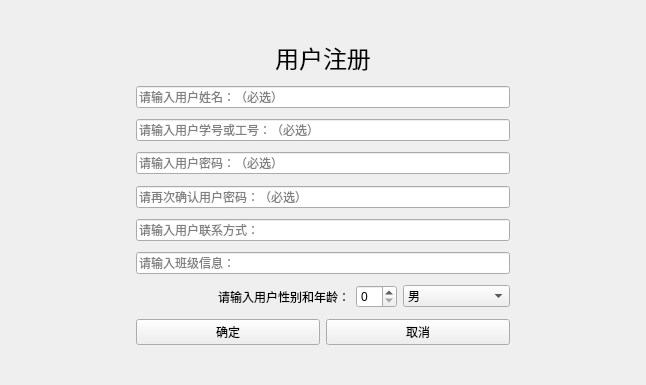
<?xml version="1.0" encoding="UTF-8"?>
<ui version="4.0">
 <class>UserRegisterForm</class>
 <widget class="QWidget" name="UserRegisterForm">
  <property name="geometry">
   <rect>
    <x>0</x>
    <y>0</y>
    <width>646</width>
    <height>385</height>
   </rect>
  </property>
  <property name="windowTitle">
   <string>Form</string>
  </property>
  <layout class="QGridLayout" name="gridLayout" rowstretch="1,1,8,1,1" columnstretch="1,3,1" rowminimumheight="1,1,8,1,1" columnminimumwidth="1,3,1">
   <item row="0" column="1">
    <spacer name="verticalSpacer_9">
     <property name="orientation">
      <enum>Qt::Vertical</enum>
     </property>
     <property name="sizeHint" stdset="0">
      <size>
       <width>20</width>
       <height>40</height>
      </size>
     </property>
    </spacer>
   </item>
   <item row="1" column="1">
    <widget class="QLabel" name="register_lab">
     <property name="font">
      <font>
       <pointsize>18</pointsize>
      </font>
     </property>
     <property name="text">
      <string>用户注册</string>
     </property>
     <property name="alignment">
      <set>Qt::AlignCenter</set>
     </property>
    </widget>
   </item>
   <item row="2" column="0">
    <spacer name="horizontalSpacer_2">
     <property name="orientation">
      <enum>Qt::Horizontal</enum>
     </property>
     <property name="sizeHint" stdset="0">
      <size>
       <width>40</width>
       <height>20</height>
      </size>
     </property>
    </spacer>
   </item>
   <item row="2" column="1">
    <layout class="QVBoxLayout" name="verticalLayout" stretch="1,4,1,4,1,4,1,4,1,4,1,3,1,1,1">
     <item>
      <spacer name="verticalSpacer">
       <property name="orientation">
        <enum>Qt::Vertical</enum>
       </property>
       <property name="sizeHint" stdset="0">
        <size>
         <width>20</width>
         <height>40</height>
        </size>
       </property>
      </spacer>
     </item>
     <item>
      <widget class="QLineEdit" name="rname_le">
       <property name="placeholderText">
        <string>请输入用户姓名：（必选）</string>
       </property>
      </widget>
     </item>
     <item>
      <spacer name="verticalSpacer_2">
       <property name="orientation">
        <enum>Qt::Vertical</enum>
       </property>
       <property name="sizeHint" stdset="0">
        <size>
         <width>20</width>
         <height>40</height>
        </size>
       </property>
      </spacer>
     </item>
     <item>
      <widget class="QLineEdit" name="rno_le">
       <property name="placeholderText">
        <string>请输入用户学号或工号：（必选）</string>
       </property>
      </widget>
     </item>
     <item>
      <spacer name="verticalSpacer_3">
       <property name="orientation">
        <enum>Qt::Vertical</enum>
       </property>
       <property name="sizeHint" stdset="0">
        <size>
         <width>20</width>
         <height>40</height>
        </size>
       </property>
      </spacer>
     </item>
     <item>
      <widget class="QLineEdit" name="rpwd_le">
       <property name="placeholderText">
        <string>请输入用户密码：（必选）</string>
       </property>
      </widget>
     </item>
     <item>
      <spacer name="verticalSpacer_4">
       <property name="orientation">
        <enum>Qt::Vertical</enum>
       </property>
       <property name="sizeHint" stdset="0">
        <size>
         <width>20</width>
         <height>40</height>
        </size>
       </property>
      </spacer>
     </item>
     <item>
      <widget class="QLineEdit" name="rpwd_confim_le">
       <property name="placeholderText">
        <string>请再次确认用户密码：（必选）</string>
       </property>
      </widget>
     </item>
     <item>
      <spacer name="verticalSpacer_5">
       <property name="orientation">
        <enum>Qt::Vertical</enum>
       </property>
       <property name="sizeHint" stdset="0">
        <size>
         <width>20</width>
         <height>40</height>
        </size>
       </property>
      </spacer>
     </item>
     <item>
      <widget class="QLineEdit" name="rtel_le">
       <property name="placeholderText">
        <string>请输入用户联系方式：</string>
       </property>
      </widget>
     </item>
     <item>
      <spacer name="verticalSpacer_10">
       <property name="orientation">
        <enum>Qt::Vertical</enum>
       </property>
       <property name="sizeHint" stdset="0">
        <size>
         <width>20</width>
         <height>40</height>
        </size>
       </property>
      </spacer>
     </item>
     <item>
      <widget class="QLineEdit" name="rclass_le">
       <property name="placeholderText">
        <string>请输入班级信息：</string>
       </property>
      </widget>
     </item>
     <item>
      <spacer name="verticalSpacer_6">
       <property name="orientation">
        <enum>Qt::Vertical</enum>
       </property>
       <property name="sizeHint" stdset="0">
        <size>
         <width>20</width>
         <height>40</height>
        </size>
       </property>
      </spacer>
     </item>
     <item>
      <layout class="QHBoxLayout" name="horizontalLayout_2" stretch="2,0,1">
       <item>
        <widget class="QLabel" name="label">
         <property name="layoutDirection">
          <enum>Qt::RightToLeft</enum>
         </property>
         <property name="styleSheet">
          <string notr="true">QLabel{
    background-color:rgba(0,0,0,0);
}</string>
         </property>
         <property name="text">
          <string>请输入用户性别和年龄：</string>
         </property>
         <property name="alignment">
          <set>Qt::AlignRight|Qt::AlignTrailing|Qt::AlignVCenter</set>
         </property>
        </widget>
       </item>
       <item>
        <widget class="QSpinBox" name="spinBox"/>
       </item>
       <item>
        <widget class="QComboBox" name="rsex_cmx">
         <property name="baseSize">
          <size>
           <width>0</width>
           <height>0</height>
          </size>
         </property>
         <property name="styleSheet">
          <string notr="true"/>
         </property>
         <item>
          <property name="text">
           <string>男</string>
          </property>
         </item>
         <item>
          <property name="text">
           <string>女</string>
          </property>
         </item>
        </widget>
       </item>
      </layout>
     </item>
     <item>
      <spacer name="verticalSpacer_7">
       <property name="orientation">
        <enum>Qt::Vertical</enum>
       </property>
       <property name="sizeHint" stdset="0">
        <size>
         <width>20</width>
         <height>40</height>
        </size>
       </property>
      </spacer>
     </item>
    </layout>
   </item>
   <item row="2" column="2">
    <spacer name="horizontalSpacer_3">
     <property name="orientation">
      <enum>Qt::Horizontal</enum>
     </property>
     <property name="sizeHint" stdset="0">
      <size>
       <width>40</width>
       <height>20</height>
      </size>
     </property>
    </spacer>
   </item>
   <item row="3" column="1">
    <layout class="QHBoxLayout" name="horizontalLayout">
     <item>
      <widget class="QPushButton" name="yes_btn">
       <property name="text">
        <string>确定</string>
       </property>
      </widget>
     </item>
     <item>
      <widget class="QPushButton" name="no_btn">
       <property name="text">
        <string>取消</string>
       </property>
      </widget>
     </item>
    </layout>
   </item>
   <item row="4" column="1">
    <spacer name="verticalSpacer_8">
     <property name="orientation">
      <enum>Qt::Vertical</enum>
     </property>
     <property name="sizeHint" stdset="0">
      <size>
       <width>20</width>
       <height>40</height>
      </size>
     </property>
    </spacer>
   </item>
  </layout>
 </widget>
 <resources/>
 <connections/>
</ui>
